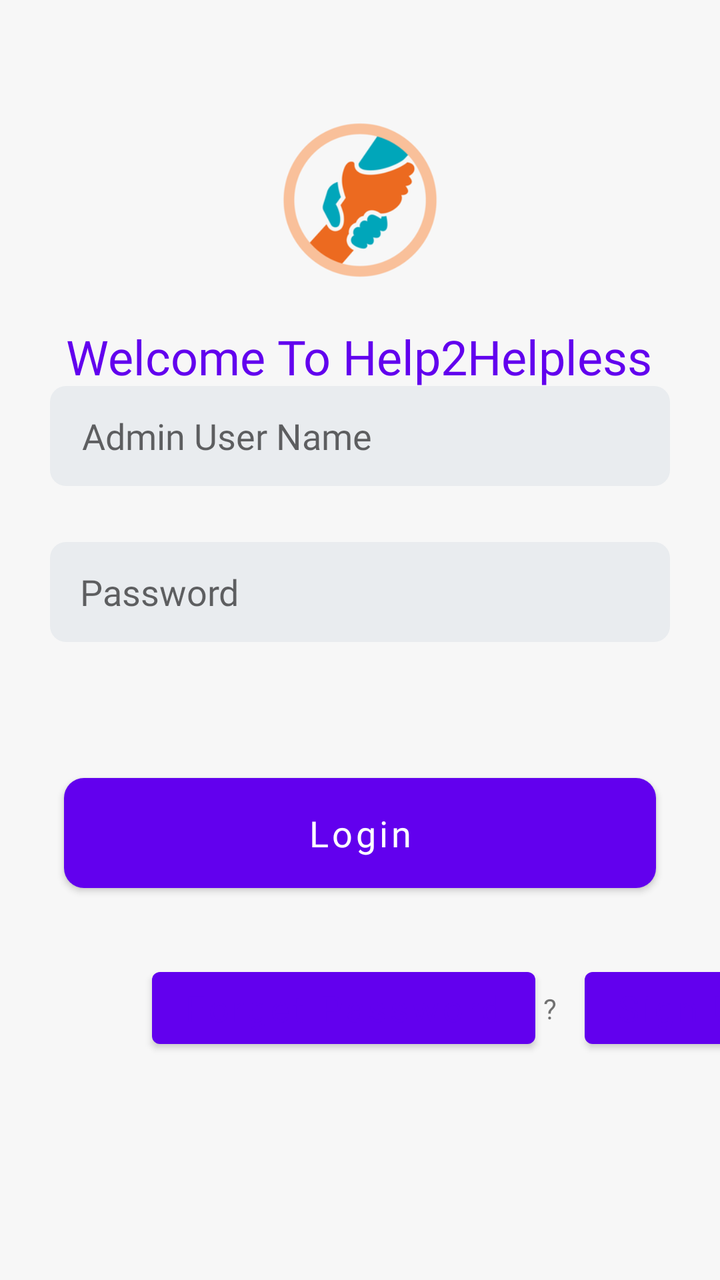
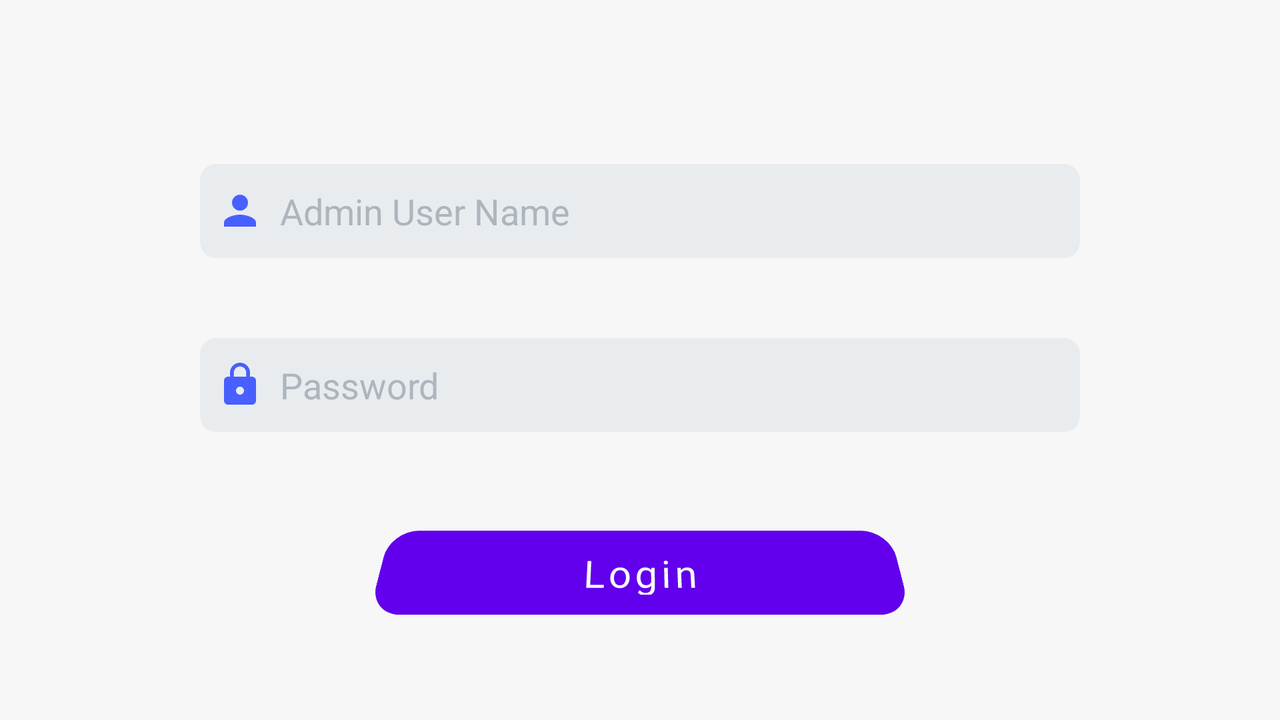

One screen, two layout resources from the same app: the default and the repository's alternative for another configuration. Each is rendered where Android would select it; the XML of both is given below.
<!-- AndroidManifest.xml: application theme AppTheme -->
<!-- res/layout/activity_adminlogin.xml -->
<?xml version="1.0" encoding="utf-8"?>
<androidx.constraintlayout.widget.ConstraintLayout xmlns:android="http://schemas.android.com/apk/res/android"
    xmlns:app="http://schemas.android.com/apk/res-auto"
    xmlns:tools="http://schemas.android.com/tools"
    android:layout_width="match_parent"
    android:layout_height="match_parent"
    android:background="@color/page_background_tranparent">
    <ImageView
        android:id="@+id/imageView3"
        android:layout_width="@dimen/image_height"
        android:layout_height="@dimen/image_height"
        android:layout_marginTop="50dp"
        app:layout_constraintEnd_toEndOf="parent"
        app:layout_constraintStart_toStartOf="parent"
        app:layout_constraintTop_toTopOf="parent"
        app:srcCompat="@drawable/helplogo" />

    <TextView
        android:id="@+id/textView4"
        android:layout_width="wrap_content"
        android:layout_height="wrap_content"
        android:layout_marginTop="12dp"
        android:fontFamily="@font/alexbold"
        android:text="Welcome To Help2Helpless"
        android:textColor="@color/sign_button_text_color"
        android:textSize="@dimen/heading_text_size"
        app:layout_constraintEnd_toEndOf="parent"
        app:layout_constraintHorizontal_bias="0.496"
        app:layout_constraintStart_toStartOf="parent"
        app:layout_constraintTop_toBottomOf="@+id/imageView3" />

    <EditText
        android:id="@+id/admin_username"
        android:layout_width="0dp"
        android:layout_height="@dimen/edit_text_height"
        android:layout_marginStart="25dp"
        android:layout_marginEnd="25dp"
        android:layout_marginBottom="28dp"
        android:background="@drawable/edit_text_style"
        android:ems="10"
        android:textSize="@dimen/edit_text_size"
        android:fontFamily="@font/alexbold"
        android:hint="Admin User Name"
        android:inputType="textPersonName"
        android:paddingLeft="16sp"
        app:layout_constraintBottom_toTopOf="@+id/admin_password"
        app:layout_constraintEnd_toEndOf="parent"
        app:layout_constraintHorizontal_bias="0.0"
        app:layout_constraintStart_toStartOf="parent" />

    <EditText
        android:id="@+id/admin_password"
        android:layout_width="0dp"
        android:layout_height="@dimen/edit_text_height"
        android:layout_marginStart="25dp"
        android:layout_marginEnd="25dp"
        android:fontFamily="@font/alexbold"
        android:textSize="@dimen/edit_text_size"

        android:layout_marginBottom="68dp"
        android:background="@drawable/edit_text_style"
        android:ems="10"
        android:hint="Password"

        android:inputType="textPassword"
        android:paddingLeft="15dp"
        app:layout_constraintBottom_toTopOf="@+id/admin_login"
        app:layout_constraintEnd_toEndOf="parent"
        app:layout_constraintHorizontal_bias="1.0"
        app:layout_constraintStart_toStartOf="parent" />

    <Button

        android:id="@+id/admin_login"
        android:layout_width="0dp"
        android:layout_height="@dimen/button_height"
        android:layout_marginStart="32dp"
        android:layout_marginEnd="32dp"
        android:layout_marginBottom="196dp"
        android:background="@drawable/butttonstyle"
        android:fontFamily="@font/latom"
        android:text="Login"

        android:textAllCaps="false"
        android:textColor="#ffffff"
        android:textSize="@dimen/btn_text_size"
        app:layout_constraintBottom_toBottomOf="parent"
        app:layout_constraintEnd_toEndOf="parent"
        app:layout_constraintHorizontal_bias="1.0"
        app:layout_constraintStart_toStartOf="parent" />

    <Button
        android:id="@+id/btn_forget_pass"
        android:layout_width="wrap_content"
        android:layout_height="wrap_content"
        android:layout_marginStart="44dp"
        android:layout_marginBottom="112dp"
        android:background="@null"
        android:fontFamily="@font/latom"
        android:text="Forget Password"
        android:textAllCaps="false"
        android:textColor="@color/sign_button_text_color"
        android:textSize="@dimen/small_btn_text_size"
        app:layout_constraintBottom_toBottomOf="parent"
        app:layout_constraintStart_toStartOf="@+id/admin_login" />

    <TextView
        android:id="@+id/textView11"
        android:layout_width="wrap_content"
        android:layout_height="wrap_content"
        android:text="?"
        android:padding="2dp"
        android:layout_marginLeft="2dp"
        app:layout_constraintBottom_toBottomOf="@+id/btn_forget_pass"
        app:layout_constraintStart_toEndOf="@+id/btn_forget_pass"
        app:layout_constraintTop_toTopOf="@+id/btn_forget_pass" />

    <Button

        android:id="@+id/go_donar_signup"
        android:layout_width="wrap_content"
        android:layout_height="wrap_content"
        android:layout_marginStart="12dp"
        android:background="@null"
        android:fontFamily="@font/latom"
        android:text="Sign Up"
        android:textAllCaps="false"
        android:textColor="@color/sign_button_text_color"
        android:textSize="@dimen/small_btn_text_size"
        app:layout_constraintBottom_toBottomOf="@+id/textView11"
        app:layout_constraintEnd_toEndOf="@+id/admin_login"
        app:layout_constraintHorizontal_bias="0.0"
        app:layout_constraintStart_toEndOf="@+id/textView11"
        app:layout_constraintTop_toTopOf="@+id/btn_forget_pass"
        app:layout_constraintVertical_bias="0.0" />


</androidx.constraintlayout.widget.ConstraintLayout>
<!-- resources referenced by this layout -->
<resources>
  <color name="page_background_tranparent">#f7f7f7</color>
  <color name="sign_button_text_color">#6200EE</color>
  <!-- from res/values-sw360dp/ -->
  <dimen name="btn_text_size">18sp</dimen>
  <!-- from res/values-sw360dp/ -->
  <dimen name="button_height">55dp</dimen>
  <!-- from res/values-sw360dp/ -->
  <dimen name="edit_text_height">50dp</dimen>
  <!-- from res/values-sw360dp/ -->
  <dimen name="edit_text_size">18sp</dimen>
  <!-- from res/values-sw360dp/ -->
  <dimen name="heading_text_size">24sp</dimen>
  <!-- from res/values-sw360dp/ -->
  <dimen name="image_height"> 100dp</dimen>
  <dimen name="small_btn_text_size">18sp</dimen>
  <!-- drawable butttonstyle (drawable) -->
  <?xml version="1.0" encoding="utf-8"?>
  <shape xmlns:android="http://schemas.android.com/apk/res/android">
  
      <solid android:color="#6200EE"/>
      <stroke android:color="@color/colorAccent"/>
      <corners android:radius="10dp"/>
  
  
  </shape>
  <!-- drawable edit_text_style (drawable) -->
  <?xml version="1.0" encoding="utf-8"?>
  <shape xmlns:android="http://schemas.android.com/apk/res/android">
      <solid android:color="#e9ecef"/>
      <corners android:radius="8dp"/>
  </shape>
  <!-- drawable helplogo: png bitmap (drawable, 19960 bytes) -->
  <!-- from res/values-v23/ -->
  <style name="AppTheme" parent="Theme.MaterialComponents.DayNight.NoActionBar" tools:ignore="DuplicateDefinition">
          
  
          <item name="android:windowLightStatusBar">true</item>
  
          <item name="colorPrimaryDark">#e63946</item>
  
          <item name="colorAccent">#a2d2ff</item>
      </style>
  <color name="colorAccent">#03DAC5</color>
</resources>
<!-- res/layout-land/activity_adminlogin.xml (the repository's variant of the layout above) -->
<!-- drawn on the phone turned sideways -->
<?xml version="1.0" encoding="utf-8"?>
<androidx.constraintlayout.widget.ConstraintLayout xmlns:android="http://schemas.android.com/apk/res/android"
    xmlns:app="http://schemas.android.com/apk/res-auto"
    xmlns:tools="http://schemas.android.com/tools"
    android:layout_width="match_parent"
    android:layout_height="match_parent"
    android:background="@color/page_background_tranparent">


    <EditText
        android:id="@+id/dname"
        android:layout_width="0dp"
        android:layout_height="47dp"
        android:layout_marginStart="100dp"
        android:layout_marginEnd="100dp"
        android:layout_marginBottom="40dp"
        android:background="@drawable/edit_text_style"
        android:drawableLeft="@drawable/ic_user"
        android:drawablePadding="8dp"
        android:ems="10"
        android:hint="Admin User Name"
        android:inputType="textPersonName"
        android:paddingLeft="8dp"

        android:textColorHint="#adb5bd"
        app:layout_constraintBottom_toTopOf="@+id/dpass"
        app:layout_constraintEnd_toEndOf="parent"
        app:layout_constraintHorizontal_bias="0.0"
        app:layout_constraintStart_toStartOf="parent" />

    <EditText
        android:id="@+id/dpass"
        android:layout_width="0dp"
        android:layout_height="47dp"
        android:layout_marginStart="100dp"
        android:layout_marginEnd="100dp"
        android:layout_marginBottom="36dp"
        android:background="@drawable/edit_text_style"
        android:drawableLeft="@drawable/ic_lock"
        android:drawablePadding="8dp"
        android:ems="10"
        android:hint="Password"
        android:inputType="textPersonName"
        android:paddingLeft="8dp"
        android:textColorHint="#adb5bd"
        app:layout_constraintBottom_toTopOf="@+id/guideline2"
        app:layout_constraintEnd_toEndOf="parent"
        app:layout_constraintHorizontal_bias="0.0"
        app:layout_constraintStart_toStartOf="parent" />

    <Button
        android:id="@+id/admin_login"
        android:layout_width="260dp"
        android:layout_height="45dp"
        android:layout_marginBottom="52dp"
        android:background="@drawable/ripple_effect_raised"
        android:fontFamily="@font/raleway_light"
        android:rotationX="21"
        android:text="Login"
        android:textAllCaps="false"
        android:textColor="#f7fff7"
        android:textSize="20sp"
        app:layout_constraintBottom_toBottomOf="parent"
        app:layout_constraintEnd_toEndOf="parent"
        app:layout_constraintStart_toStartOf="parent" />

    <androidx.constraintlayout.widget.Guideline
        android:id="@+id/guideline"
        android:layout_width="wrap_content"
        android:layout_height="wrap_content"
        android:orientation="vertical"
        app:layout_constraintGuide_begin="20dp" />

    <androidx.constraintlayout.widget.Guideline
        android:id="@+id/guideline2"
        android:layout_width="wrap_content"
        android:layout_height="wrap_content"
        android:orientation="horizontal"
        app:layout_constraintGuide_percent=".70"
        app:layout_constraintGuide_begin="20dp" />

</androidx.constraintlayout.widget.ConstraintLayout>
<!-- resources referenced by the variant -->
<!-- as the phone turned sideways resolves them -->
<resources>
  <color name="page_background_tranparent">#f7f7f7</color>
  <!-- drawable edit_text_style (drawable) -->
  <?xml version="1.0" encoding="utf-8"?>
  <shape xmlns:android="http://schemas.android.com/apk/res/android">
      <solid android:color="#e9ecef"/>
      <corners android:radius="8dp"/>
  </shape>
  <!-- drawable ic_lock (drawable) -->
  <vector android:height="24dp" android:tint="#4860FF"
      android:viewportHeight="24" android:viewportWidth="24"
      android:width="24dp" xmlns:android="http://schemas.android.com/apk/res/android">
      <path android:fillColor="@android:color/white" android:pathData="M18,8h-1L17,6c0,-2.76 -2.24,-5 -5,-5S7,3.24 7,6v2L6,8c-1.1,0 -2,0.9 -2,2v10c0,1.1 0.9,2 2,2h12c1.1,0 2,-0.9 2,-2L20,10c0,-1.1 -0.9,-2 -2,-2zM12,17c-1.1,0 -2,-0.9 -2,-2s0.9,-2 2,-2 2,0.9 2,2 -0.9,2 -2,2zM15.1,8L8.9,8L8.9,6c0,-1.71 1.39,-3.1 3.1,-3.1 1.71,0 3.1,1.39 3.1,3.1v2z"/>
  </vector>
  <!-- drawable ic_user (drawable) -->
  <vector android:height="24dp" android:tint="#4860FF"
      android:viewportHeight="24" android:viewportWidth="24"
      android:width="24dp" xmlns:android="http://schemas.android.com/apk/res/android">
      <path android:fillColor="@android:color/white" android:pathData="M12,12c2.21,0 4,-1.79 4,-4s-1.79,-4 -4,-4 -4,1.79 -4,4 1.79,4 4,4zM12,14c-2.67,0 -8,1.34 -8,4v2h16v-2c0,-2.66 -5.33,-4 -8,-4z"/>
  </vector>
  <!-- drawable ripple_effect_raised (drawable) -->
  <?xml version="1.0" encoding="utf-8"?>
  <ripple xmlns:android="http://schemas.android.com/apk/res/android"
      android:color="#d90429" android:radius="1dp">
  
      <item>
  
          <shape android:shape="rectangle">
              <solid android:color="#00bbf9" />
  
              <corners android:radius="15dp" />
  
          </shape>
      </item>
  
  
  </ripple>
  <!-- from res/values-v23/ -->
  <style name="AppTheme" parent="Theme.MaterialComponents.DayNight.NoActionBar" tools:ignore="DuplicateDefinition">
          
  
          <item name="android:windowLightStatusBar">true</item>
  
          <item name="colorPrimaryDark">#e63946</item>
  
          <item name="colorAccent">#a2d2ff</item>
      </style>
</resources>
